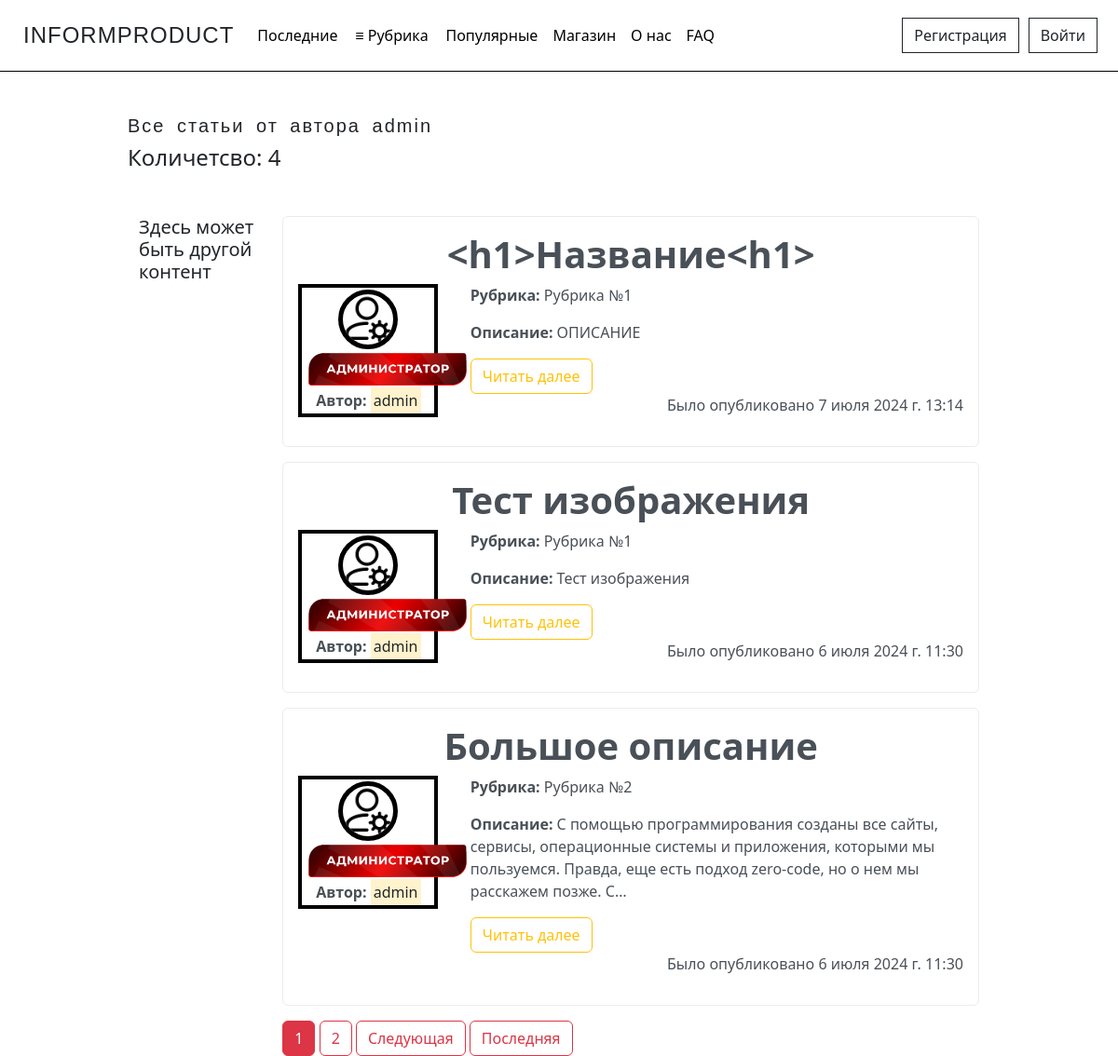
The page /articles/admin on the database its author committed.
### journal/models.py (models this page shows, shortened)
class Article(models.Model):
    CATEGORY_CHOICES = [
        ('Category №1', 'Рубрика №1'),
        ('Category №2', 'Рубрика №2'),
        ('Category №3', 'Рубрика №3'),
        ('Category №4', 'Рубрика №4'),
        ('Category №5', 'Рубрика №5'),
    ]
    title = models.CharField('Название', max_length=100)
    description = models.TextField('Описание')
    text = models.TextField('Основной текст')
    category = models.CharField(max_length=50, verbose_name='Рубрика', choices=CATEGORY_CHOICES, default='Рубрика №1')
    author = models.ForeignKey(User, verbose_name='Автор', on_delete=models.CASCADE)
    publication = models.BooleanField('Статус публикации', default=False)
    date = models.DateTimeField('Дата', default=timezone.now)
    likes = models.IntegerField('Количество лайков', default=0)
    img = models.ImageField('Превью', default='default_preview.png', upload_to='preview_images')
    class Meta:
        verbose_name = 'Статью'
        verbose_name_plural = 'Статьи'

### users/models.py (models this page shows, shortened)
class Profile(models.Model):
    STATUS_CHOICES = {
        ('User', 'Пользователь'),
        ('User VIP', 'VIP пользователь'),
        ('Admin', 'Администратор'),
    }
    user = models.OneToOneField(User, verbose_name='Имя пользователя', on_delete=models.CASCADE)
    img = models.ImageField('Фото пользователя', default='default_user.png', upload_to='user_images')
    status = models.CharField(max_length=20, verbose_name='Статус пользователя', choices=STATUS_CHOICES, default='User')
    vip_status_expiry = models.DateTimeField(verbose_name='Окончание VIP статуса', null=True, blank=True)
    class Meta:
        verbose_name = 'Профаил'
        verbose_name_plural = 'Профайлы'

### journal/views.py (the view)
# urls.py: path('articles/<str:username>', views.UserAllArticlesView.as_view(), name='user-articles'),
class UserAllArticlesView(ListView):
    model = Article
    template_name = 'journal/user_articles.html'
    context_object_name = 'Article'
    paginate_by = 3
    def get_queryset(self):
        user = get_object_or_404(User, username=self.kwargs['username'])
        if self.request.user == user:
            return Article.objects.filter(author=user).order_by('-date')
        return Article.objects.filter(author=user, publication=True).order_by('-date')
    def get_context_data(self, **kwargs):
        ctx = super().get_context_data(**kwargs)
        user = self.request.user
        author = get_object_or_404(User, username=self.kwargs['username'])
        ctx['author'] = author
        if user.is_authenticated:
            profile = Profile.objects.get(user=user)
            ctx['profile'] = profile
            ctx['is_following'] = Follow.objects.filter(follower=user, following=author).exists()
        return ctx

### journal/templates/journal/user_articles.html (shortened to what this page needs)
{% extends 'journal/base.html' %}
{% block content %}
    <h2>Все статьи от автора {{ author }}</h2>
    <h4>Количетсво: {{ page_obj.paginator.count }}</h4>
    <div class="container mt-5">
      <div class="row">
        <div class="col-md-2 sidebar">
          <h5>Здесь может быть другой контент</h5>
        </div>
        <div class="col-md-10">
          {% for article in Article %}
          <div class="alert alert-light">
            <div class="row">
                <h1 style="text-align: center;"><strong>{{ article.title}}</strong></h1>
              <div class="col-md-3">
                  <div class="profile-container">
                    <img src="{{ article.author.profile.img.url }}" alt="{{ author }}" class="user_images">
                    {% if author.profile.status == 'User' %}
                    <img src="/pictures/main_page/user_label.png" alt="Badge" width="180">
                    {% elif author.profile.status == 'Admin' %}
                    <img src="/pictures/main_page/admin_label.png" alt="Badge" width="180">
                    {% else %}
                    <img src="/pictures/main_page/user_vip_label.png" alt="Badge" width="180">
                    {% endif %}
                    <p><b>Автор:</b> <mark>{{ author.username }}</mark></p>
                  </div>
              </div>
              <div class="col-md-9">
                <p><b>Рубрика:</b> {{ article.get_category_display }}</p>
                <p><b>Описание: </b>{{ article.description|striptags|truncatechars:180}}</p>
                  <a class="btn btn-outline-warning" href="{%  url 'articles-detail' article.id %}">Читать далее</a>
                {% if not article.publication and user == article.author%}
                    <p class="right-align">Статья не опубликована</p>
                {% else %}
                    <p class="right-align">Было опубликовано {{ article.date }}</p>
                {% endif %}
              </div>
            </div>
          </div>
          {% endfor %}
          {% if is_paginated %}
              {% for num in page_obj.paginator.page_range %}
                {% if num == page_obj.number %}
                  <button class ="btn btn-danger">{{ num }}</button>
                  {% elif num > page_obj.number|add:'-2' and num < page_obj.number|add:'2' %}
                    <a href="?page={{ num }}" class="btn btn-outline-danger">{{ num }}</a>
                {% endif %}
              {% endfor %}
              {% if page_obj.has_next %}
                  <a href="?page={{ page_obj.next_page_number }}" class="btn btn-outline-danger">Следующая</a>
                  <a href="?page={{ page_obj.paginator.num_pages }}" class="btn btn-outline-danger">Последняя</a>
              {% endif %}
          {% endif %}
        </div>
      </div>
    </div>
{% endblock %}

### journal/static/journal/main.css (style rules this page uses)
.user_images { width: 64px; height: 64px; border-radius: 50%; border: 5px solid #000; object-fit: cover; margin-right: 15px; }
body { background-repeat: no-repeat; background-size: cover; background-attachment: fixed; background-position: center; padding-top: 60px; }
.alert-light { background-color: rgba(255, 255, 255, 0.8); }
.profile-container { border: 4px solid #000; padding: 2px; width: 150px; text-align: center; }
.profile-container p { margin: 0; }
.user_images { display: block; margin: 0 auto; }
.right-align { text-align: right; }
.comment_text label, h2 { font-family: 'Impact', sans-serif; letter-spacing: 2px; word-spacing: 5px; font-size: 20px; margin-top: 15px; }

### rows shown on the page
Article: title "<h1>Название<h1>", author.profile.img (picture), category "Рубрика №1", description "ОПИСАНИЕ", date "7 июля 2024 г. 13:14"
Article: title "Тест изображения", author.profile.img (picture), category "Рубрика №1", description "Тест изображения", date "6 июля 2024 г. 11:30"
Article: title "Большое описание", author.profile.img (picture), category "Рубрика №2", description "С помощью программирования созданы все сайты, сервисы, операционные системы и приложения, которыми мы пользуемся. Правда, еще есть подход zero-code, но о нем мы расскажем позже. С…", date "6 июля 2024 г. 11:30"

### other values the page prints
{{ author }} "admin"
{{ page_obj.paginator.count }} "4"
{{ author.username }} "admin"
{{ num }} "1"
{{ num }} "2"
